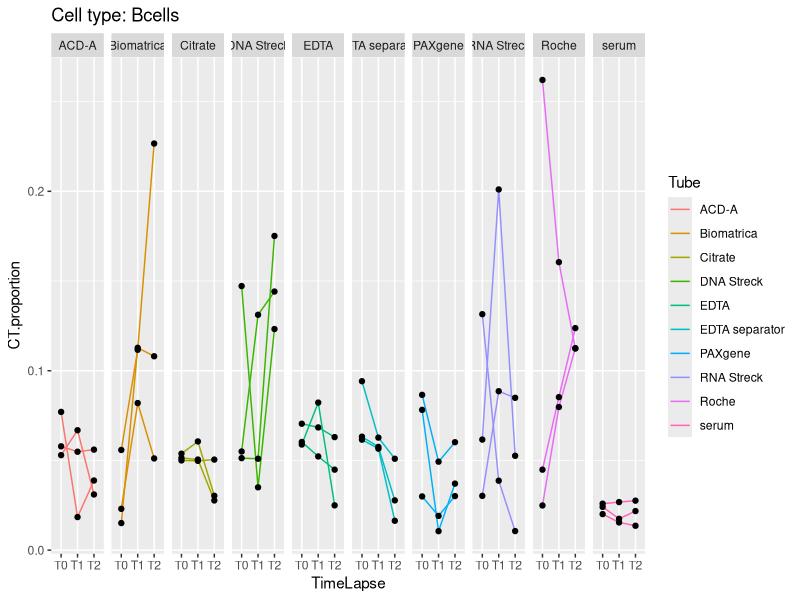
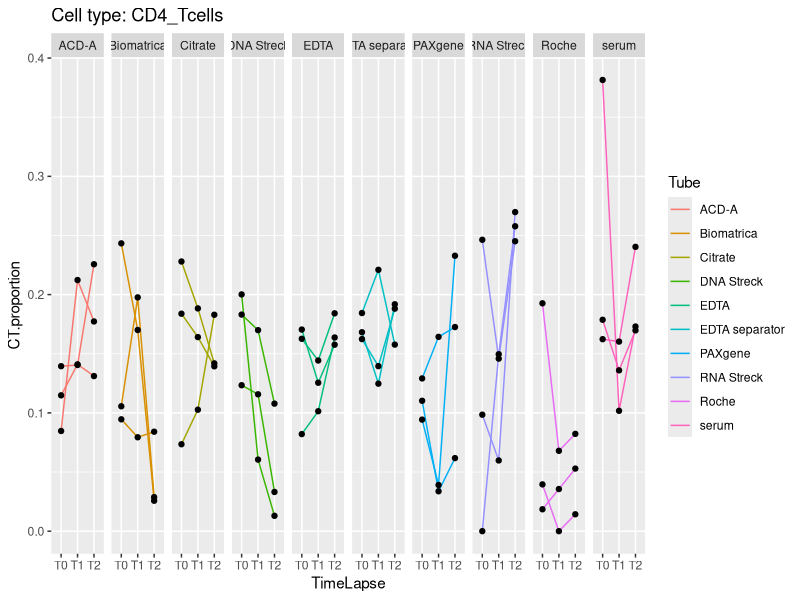
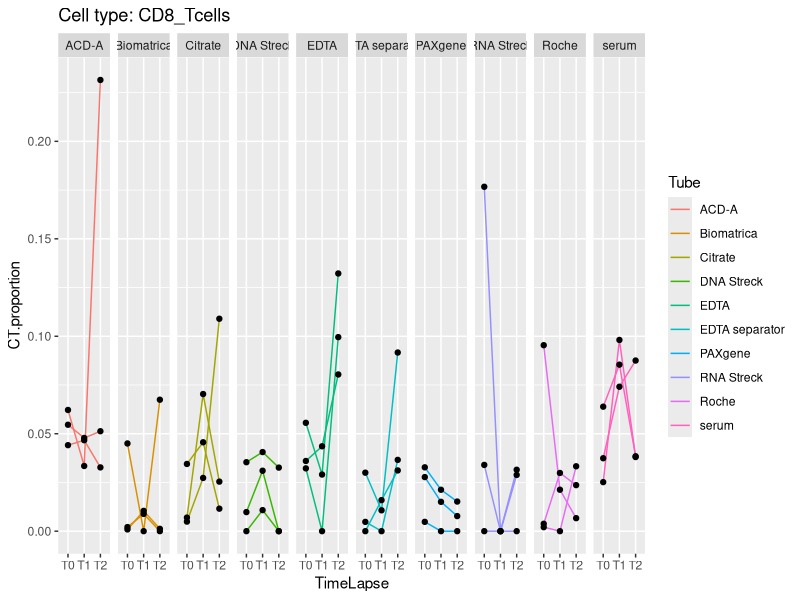
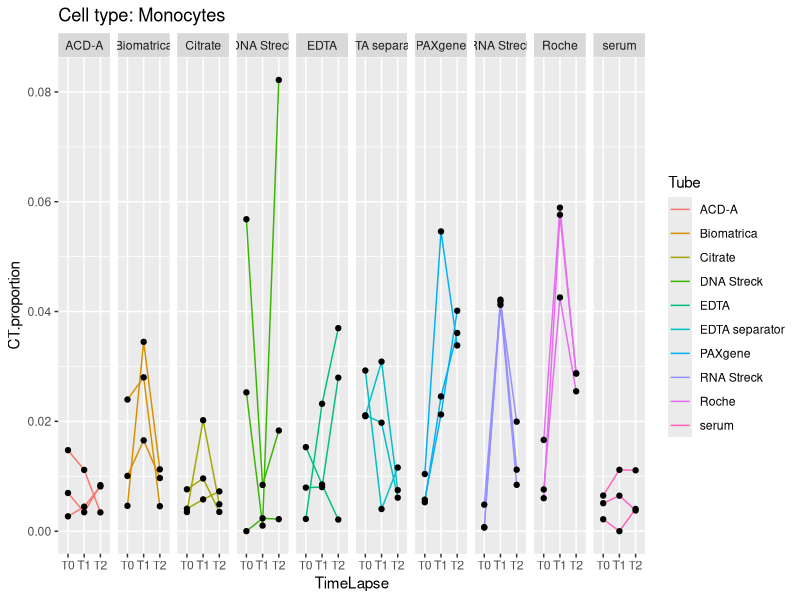
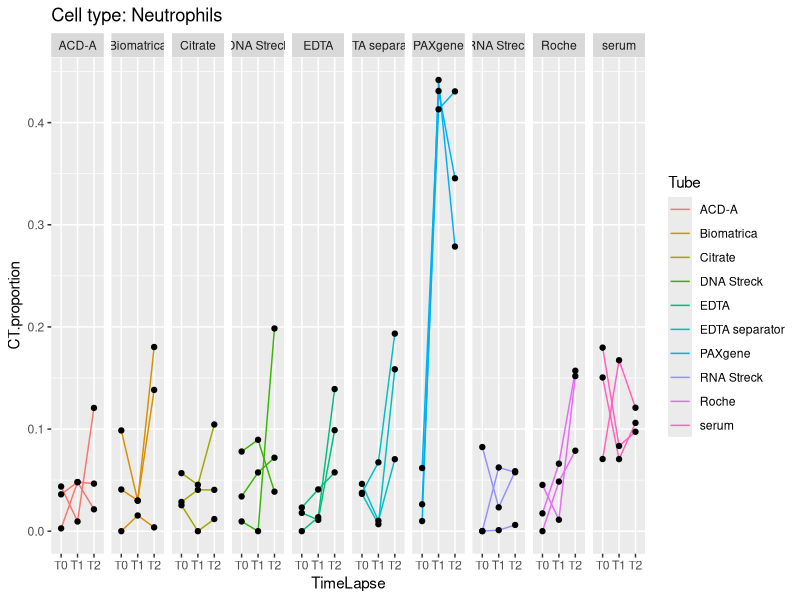
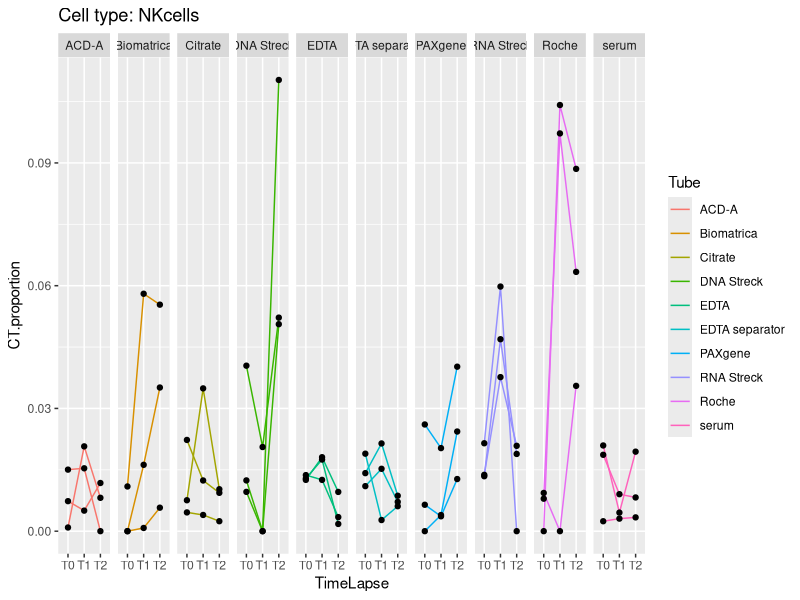
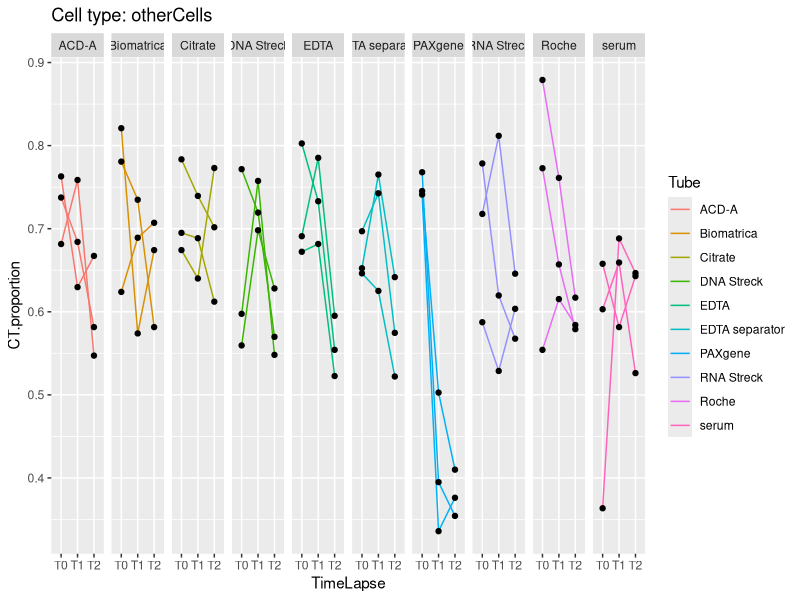

Recreate these plots in R, in order. (Note: this script raises an error after producing the figures.)
# "Repeated measures analyses: beta regression models - FRANCISCO NOV 2022"

library(nlme)
library(ggplot2)
library(multcomp)
library(emmeans)
library(glmmTMB)
library(car)

require(data.table)
require(tidyverse)
require(dplyr)
library(ggplot2)
library(ggrepel)
require(pheatmap)
require(cowplot)
require(gridExtra)
library(RColorBrewer)

set.seed(189672)


db<-read.csv("duplicates.csv")
str(db)

db$Tube<-as.factor(db$Tube)
db$RNAisolation<-as.factor(db$RNAisolation)
db$TimeLapse<-as.factor(db$TimeLapse)
db$donorID<-as.factor(db$donorID)

Tube.levels<-levels(db$Tube)
RNAisolation.levels<-levels(db$RNAisolation)
TimeLapse.levels<-levels(db$TimeLapse)

db2 = fread("EPIC.BRef_mixed_model_input.txt", data.table = FALSE)
db2$Tube<-as.factor(db2$Tube)
db2$BiologicalReplicate<-as.factor(db2$BiologicalReplicate)
db2$TimeLapse<-as.factor(db2$TimeLapse)

cell.types<-unique(db2$CT)

cnt<-1
p<-list()
for(ct in cell.types) {
  p1<-ggplot(data = db2[db2$CT==ct,], aes(x = TimeLapse, y = CT.proportion, group = Tube:BiologicalReplicate))
  p2<-p1+geom_line(aes(color=Tube))+geom_point() + facet_grid(. ~ Tube)+
    ggtitle(paste("Cell type: ",ct,sep=""))
  p[[cnt]]<-p2
  cnt<-cnt+1
}
p

dev.off()

####################################
# Based on the previous visualisations, O.Thas suggested to have different variances for the tubes. Separate analyses for the cell types.
# Beta regression models with random effects for all cell types

ALL_OUTPUT = lapply(cell.types, function(cell_type){
  
  m <- glmmTMB(CT.proportion ~ Tube*TimeLapse + (1|BiologicalReplicate),
             dispformula = ~Tube,
             family = beta_family(),
             data=db2[db2$CT==cell_type,])
  
  m.methods <- emmeans(m, ~TimeLapse|Tube)
  
  results = melt(pairs(m.methods))
  results = results[,c(1,2,ncol(results))]
  colnames(results) = c("time_comparison", "tube", "p-value")
  results$CT = gsub("_","\\.", cell_type)
  results
  
})

ALL_OUTPUT = do.call(rbind.data.frame, ALL_OUTPUT)

ALL_OUTPUT = data.table::dcast.data.table(data.table(ALL_OUTPUT), formula = tube ~ CT + time_comparison, value.var = "p-value") %>% as.data.frame()
rownames(ALL_OUTPUT) = ALL_OUTPUT$tube
ALL_OUTPUT$tube = NULL

######################################################################################
## Re-order columns on heatmap: all T0-T1, T1-T2 and T0-T2
ALL_OUTPUT = ALL_OUTPUT[, c(grep("T0 - T1", colnames(ALL_OUTPUT)), grep("T1 - T2", colnames(ALL_OUTPUT)), grep("T0 - T2", colnames(ALL_OUTPUT)))]

annotation = data.frame(
  CT = colnames(ALL_OUTPUT) %>% strsplit(., "_") %>% lapply(., function(x) x[1]) %>% unlist(),
  time_comparison = colnames(ALL_OUTPUT) %>% strsplit(., "_") %>% lapply(., function(x) x[2]) %>% unlist()
)
rownames(annotation) = colnames(ALL_OUTPUT)

annotation_colors = list(
  time_comparison = c(`T0 - T1`="#E06C36", `T0 - T2`="#F2904B", `T1 - T2`="#51615E"),
  CT = c(Bcells="#999999", CD4.Tcells="#E69F00", CD8.Tcells="#56B4E9", Monocytes="#009E73", NKcells="#0072B2", Neutrophils="#F0E442", otherCells="#D55E00")
)

ALL_OUTPUT.backup = ALL_OUTPUT

## Transform p-values > 0.05 TO WHITE, gradient of p-values only for significant ones!
ALL_OUTPUT = ALL_OUTPUT.backup

#breaks for legend
bk1 <- c(seq(0, 0.051, by = 0.005))

#Make custom color palette
custom_palette = c(colorRampPalette(brewer.pal(n = 7, name = "RdBu"))(20))
custom_palette2 = c(custom_palette[1:10], 'white')

#make matrix of labels (to display "<0.01" instead of the actual value)
labels_tab <- round(ALL_OUTPUT, 3)
labels_tab[labels_tab < 0.001] <- "<0.001"
labels_tab[labels_tab > 0.05] <- ""

pdf("./NON_BINARY_sig_pvalue_inblack_beta_reg_OCT2023.pdf", height = 4, width = 10)
  pheatmap::pheatmap(round(ALL_OUTPUT, 3), 
                     cluster_cols = FALSE, 
                     cluster_rows = TRUE,
                     annotation = annotation, 
                     annotation_colors = annotation_colors, 
                     breaks = bk1,
                     display_numbers = labels_tab, fontsize_number = 6, number_color="black",
                     na_col = "white",
                     color = custom_palette2,
                     show_colnames = FALSE,
                     angle_col = 45)
dev.off()

######################################################################################
## Make an extra heatmap where cell type proportions themselves are plotted
DT = dcast(db2, fun.aggregate = mean, by = c("BiologicalReplicate"), formula = Tube ~ TimeLapse + CT, value.var = "CT.proportion") %>% data.frame()
rownames(DT) = DT$Tube
DT$Tube = NULL

#Make custom color palette
custom_palette = c(colorRampPalette(brewer.pal(n = 7, name = "RdBu"))(20))
custom_palette2 = c(custom_palette[1:8], 'white') %>% rev()

annotation = data.frame(
  CT = colnames(DT) %>% strsplit(., "_") %>% lapply(., function(x) x[2]) %>% unlist(),
  time_comparison = colnames(DT) %>% strsplit(., "_") %>% lapply(., function(x) x[1]) %>% unlist()
)
rownames(annotation) = colnames(DT)

annotation_colors = list(
  CT = c(Bcells="#999999", CD4="#E69F00", CD8="#56B4E9", Monocytes="#009E73", NKcells="#0072B2", Neutrophils="#F0E442", otherCells="#D55E00"),
  time_comparison = c(T0="#ede2f0", T1="#7f617e", T2="#4a345b")
)


pdf("./NON_BINARY_mean.CT.prop_OCT2023.pdf", height = 4, width = 10)
pheatmap::pheatmap(round(DT, 3), 
                   cluster_cols = FALSE, 
                   cluster_rows = TRUE,
                   annotation = annotation, 
                   annotation_colors = annotation_colors, 
                   display_numbers = TRUE, fontsize_number = 6, number_color="black",
                   na_col = "white",
                   color = custom_palette2,
                   show_colnames = FALSE,
                   angle_col = 45)
dev.off()
